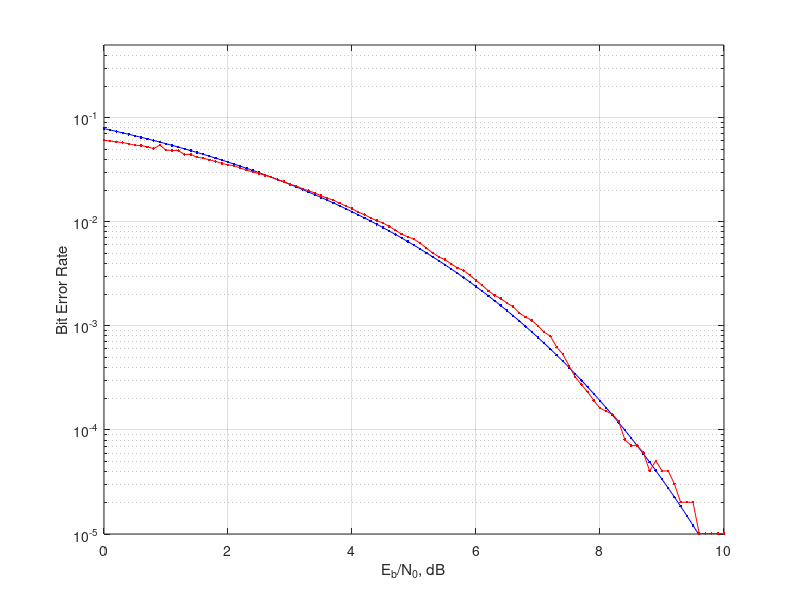

This figure's MATLAB source:
Eb_N0_dB = [0:0.1:10];
theoryBer = 0.5*erfc(sqrt(10.^(Eb_N0_dB/10)));
semilogy(Eb_N0_dB,theoryBer,'b.-');
hold on;
practice = [  0.06078389780574607 0.05985543255763844 0.058526885088011744 0.05775499208674277 0.05614256612286816 0.054450661926117465 0.05402402190053842 0.05240110711543901 0.05061192195680353 0.05453410911543975 0.04872727272727273 0.048569793087192954 0.04830420339462232 0.044309209972560305 0.04446981022802268 0.04168813022911301 0.040967185848097346 0.039362443562316295 0.03805401801947396 0.03648095401625491 0.03530930785339609 0.03451811001353453 0.03283807715357318 0.031361735652384704 0.03016315509497741 0.02903191052394131 0.027961550763429457 0.0267898927663586 0.025358476336689997 0.024446576772216892 0.022884134968251084 0.022138388919190084 0.020766418196876957 0.019921351567918442 0.01890121137439482 0.017860870384959836 0.01683736339211765 0.01613522276202693 0.015123509785503381 0.014211116385710102 0.01340645947592931 0.012352661932994637 0.011760230019729444 0.010881385491261561 0.010292201561505752 0.009736685284878846 0.009036398099797657 0.008302443261587564 0.007608889607132156 0.007161109820517741 0.006797499166725585 0.006221782298221338 0.005598930715336626 0.00504004767339683 0.004599001417408197 0.00432966019237697 0.003942482181394581 0.003605805650105548 0.003403799731332128 0.0030671232000430947 0.0027338134340669515 0.0024543719130970536 0.0021715636268142655 0.001966190942727955 0.001831520330212342 0.0016564485339420445 0.0015285114520522118 0.0013265055332787917 0.0012154022779534107 0.001127866379818262 9.999292979284292E-4 8.686254507257063E-4 7.979233791550092E-4 6.262183481976022E-4 5.353156847495631E-4 4.141121334855111E-4 3.232094700374721E-4 2.7270799034411706E-4 2.3230680658943307E-4 1.9190562283474905E-4 1.6160473501873604E-4 1.5150443908006504E-4 1.4140414314139403E-4 1.2120355126405204E-4 8.080236750936802E-5 7.070207157069702E-5 7.070207157069702E-5 6.060177563202602E-5 4.040118375468401E-5 5.0501479693355014E-5 4.040118375468401E-5 4.040118375468401E-5 3.030088781601301E-5 2.0200591877342005E-5 2.0200591877342005E-5 2.0200591877342005E-5 1.0100295938671003E-5 1.0100295938671003E-5 1.0100295938671003E-5 1.0100295938671003E-5 1.0100295938671003E-5];
semilogy(Eb_N0_dB,practice,'r.-');
hold off;
axis([0 10 10^-5 0.5]);
grid on
xlabel('E_b/N_0, dB');
ylabel('Bit Error Rate');